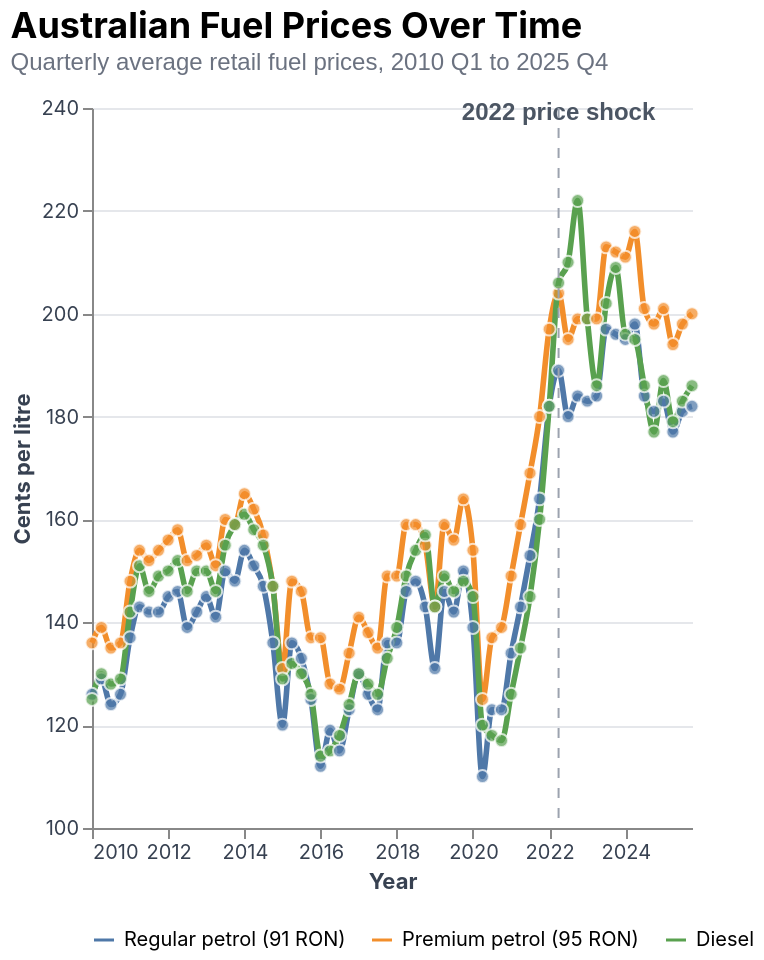

Vega-Lite specification for this chart:
### Vega-Lite specification from a JSON file in a GitHub repository (floating-point values rounded to 4 significant figures)
{"$schema": "https://vega.github.io/schema/vega-lite/v5.json", "title": {"text": "Australian Fuel Prices Over Time", "subtitle": "Quarterly average retail fuel prices, 2010 Q1 to 2025 Q4", "anchor": "start", "fontSize": 18, "subtitleFontSize": 12, "subtitleColor": "#6b7280", "offset": 12}, "data": {"values": [{"Date": "2010-01-01", "Year Quarter": "2010 Q1", "Regular petrol (91 RON)": 126, "Premium petrol (95 RON)": 136, "Diesel": 125}, {"Date": "2010-04-01", "Year Quarter": "2010 Q2", "Regular petrol (91 RON)": 129, "Premium petrol (95 RON)": 139, "Diesel": 130}, {"Date": "2010-07-01", "Year Quarter": "2010 Q3", "Regular petrol (91 RON)": 124, "Premium petrol (95 RON)": 135, "Diesel": 128}, {"Date": "2010-10-01", "Year Quarter": "2010 Q4", "Regular petrol (91 RON)": 126, "Premium petrol (95 RON)": 136, "Diesel": 129}, {"Date": "2011-01-01", "Year Quarter": "2011 Q1", "Regular petrol (91 RON)": 137, "Premium petrol (95 RON)": 148, "Diesel": 142}, {"Date": "2011-04-01", "Year Quarter": "2011 Q2", "Regular petrol (91 RON)": 143, "Premium petrol (95 RON)": 154, "Diesel": 151}, {"Date": "2011-07-01", "Year Quarter": "2011 Q3", "Regular petrol (91 RON)": 142, "Premium petrol (95 RON)": 152, "Diesel": 146}, {"Date": "2011-10-01", "Year Quarter": "2011 Q4", "Regular petrol (91 RON)": 142, "Premium petrol (95 RON)": 154, "Diesel": 149}, {"Date": "2012-01-01", "Year Quarter": "2012 Q1", "Regular petrol (91 RON)": 145, "Premium petrol (95 RON)": 156, "Diesel": 150}, {"Date": "2012-04-01", "Year Quarter": "2012 Q2", "Regular petrol (91 RON)": 146, "Premium petrol (95 RON)": 158, "Diesel": 152}, {"Date": "2012-07-01", "Year Quarter": "2012 Q3", "Regular petrol (91 RON)": 139, "Premium petrol (95 RON)": 152, "Diesel": 146}, {"Date": "2012-10-01", "Year Quarter": "2012 Q4", "Regular petrol (91 RON)": 142, "Premium petrol (95 RON)": 153, "Diesel": 150}, {"Date": "2013-01-01", "Year Quarter": "2013 Q1", "Regular petrol (91 RON)": 145, "Premium petrol (95 RON)": 155, "Diesel": 150}, {"Date": "2013-04-01", "Year Quarter": "2013 Q2", "Regular petrol (91 RON)": 141, "Premium petrol (95 RON)": 151, "Diesel": 146}, {"Date": "2013-07-01", "Year Quarter": "2013 Q3", "Regular petrol (91 RON)": 150, "Premium petrol (95 RON)": 160, "Diesel": 155}, {"Date": "2013-10-01", "Year Quarter": "2013 Q4", "Regular petrol (91 RON)": 148, "Premium petrol (95 RON)": 159, "Diesel": 159}, {"Date": "2014-01-01", "Year Quarter": "2014 Q1", "Regular petrol (91 RON)": 154, "Premium petrol (95 RON)": 165, "Diesel": 161}, {"Date": "2014-04-01", "Year Quarter": "2014 Q2", "Regular petrol (91 RON)": 151, "Premium petrol (95 RON)": 162, "Diesel": 158}, {"Date": "2014-07-01", "Year Quarter": "2014 Q3", "Regular petrol (91 RON)": 147, "Premium petrol (95 RON)": 157, "Diesel": 155}, {"Date": "2014-10-01", "Year Quarter": "2014 Q4", "Regular petrol (91 RON)": 136, "Premium petrol (95 RON)": 147, "Diesel": 147}, {"Date": "2015-01-01", "Year Quarter": "2015 Q1", "Regular petrol (91 RON)": 120, "Premium petrol (95 RON)": 131, "Diesel": 129}, {"Date": "2015-04-01", "Year Quarter": "2015 Q2", "Regular petrol (91 RON)": 136, "Premium petrol (95 RON)": 148, "Diesel": 132}, {"Date": "2015-07-01", "Year Quarter": "2015 Q3", "Regular petrol (91 RON)": 133, "Premium petrol (95 RON)": 146, "Diesel": 130}, {"Date": "2015-10-01", "Year Quarter": "2015 Q4", "Regular petrol (91 RON)": 125, "Premium petrol (95 RON)": 137, "Diesel": 126}, {"Date": "2016-01-01", "Year Quarter": "2016 Q1", "Regular petrol (91 RON)": 112, "Premium petrol (95 RON)": 137, "Diesel": 114}, {"Date": "2016-04-01", "Year Quarter": "2016 Q2", "Regular petrol (91 RON)": 119, "Premium petrol (95 RON)": 128, "Diesel": 115}, {"Date": "2016-07-01", "Year Quarter": "2016 Q3", "Regular petrol (91 RON)": 115, "Premium petrol (95 RON)": 127, "Diesel": 118}, {"Date": "2016-10-01", "Year Quarter": "2016 Q4", "Regular petrol (91 RON)": 123, "Premium petrol (95 RON)": 134, "Diesel": 124}, {"Date": "2017-01-01", "Year Quarter": "2017 Q1", "Regular petrol (91 RON)": 130, "Premium petrol (95 RON)": 141, "Diesel": 130}, {"Date": "2017-04-01", "Year Quarter": "2017 Q2", "Regular petrol (91 RON)": 126, "Premium petrol (95 RON)": 138, "Diesel": 128}, {"Date": "2017-07-01", "Year Quarter": "2017 Q3", "Regular petrol (91 RON)": 123, "Premium petrol (95 RON)": 135, "Diesel": 126}, {"Date": "2017-10-01", "Year Quarter": "2017 Q4", "Regular petrol (91 RON)": 136, "Premium petrol (95 RON)": 149, "Diesel": 133}, {"Date": "2018-01-01", "Year Quarter": "2018 Q1", "Regular petrol (91 RON)": 136, "Premium petrol (95 RON)": 149, "Diesel": 139}, {"Date": "2018-04-01", "Year Quarter": "2018 Q2", "Regular petrol (91 RON)": 146, "Premium petrol (95 RON)": 159, "Diesel": 149}, {"Date": "2018-07-01", "Year Quarter": "2018 Q3", "Regular petrol (91 RON)": 148, "Premium petrol (95 RON)": 159, "Diesel": 154}, {"Date": "2018-10-01", "Year Quarter": "2018 Q4", "Regular petrol (91 RON)": 143, "Premium petrol (95 RON)": 155, "Diesel": 157}, {"Date": "2019-01-01", "Year Quarter": "2019 Q1", "Regular petrol (91 RON)": 131, "Premium petrol (95 RON)": 143, "Diesel": 143}, {"Date": "2019-04-01", "Year Quarter": "2019 Q2", "Regular petrol (91 RON)": 146, "Premium petrol (95 RON)": 159, "Diesel": 149}, {"Date": "2019-07-01", "Year Quarter": "2019 Q3", "Regular petrol (91 RON)": 142, "Premium petrol (95 RON)": 156, "Diesel": 146}, {"Date": "2019-10-01", "Year Quarter": "2019 Q4", "Regular petrol (91 RON)": 150, "Premium petrol (95 RON)": 164, "Diesel": 148}, {"Date": "2020-01-01", "Year Quarter": "2020 Q1", "Regular petrol (91 RON)": 139, "Premium petrol (95 RON)": 154, "Diesel": 145}, {"Date": "2020-04-01", "Year Quarter": "2020 Q2", "Regular petrol (91 RON)": 110, "Premium petrol (95 RON)": 125, "Diesel": 120}, {"Date": "2020-07-01", "Year Quarter": "2020 Q3", "Regular petrol (91 RON)": 123, "Premium petrol (95 RON)": 137, "Diesel": 118}, {"Date": "2020-10-01", "Year Quarter": "2020 Q4", "Regular petrol (91 RON)": 123, "Premium petrol (95 RON)": 139, "Diesel": 117}, {"Date": "2021-01-01", "Year Quarter": "2021 Q1", "Regular petrol (91 RON)": 134, "Premium petrol (95 RON)": 149, "Diesel": 126}, {"Date": "2021-04-01", "Year Quarter": "2021 Q2", "Regular petrol (91 RON)": 143, "Premium petrol (95 RON)": 159, "Diesel": 135}, {"Date": "2021-07-01", "Year Quarter": "2021 Q3", "Regular petrol (91 RON)": 153, "Premium petrol (95 RON)": 169, "Diesel": 145}, {"Date": "2021-10-01", "Year Quarter": "2021 Q4", "Regular petrol (91 RON)": 164, "Premium petrol (95 RON)": 180, "Diesel": 160}, {"Date": "2022-01-01", "Year Quarter": "2022 Q1", "Regular petrol (91 RON)": 182, "Premium petrol (95 RON)": 197, "Diesel": 182}, {"Date": "2022-04-01", "Year Quarter": "2022 Q2", "Regular petrol (91 RON)": 189, "Premium petrol (95 RON)": 204, "Diesel": 206}, {"Date": "2022-07-01", "Year Quarter": "2022 Q3", "Regular petrol (91 RON)": 180, "Premium petrol (95 RON)": 195, "Diesel": 210}, {"Date": "2022-10-01", "Year Quarter": "2022 Q4", "Regular petrol (91 RON)": 184, "Premium petrol (95 RON)": 199, "Diesel": 222}, {"Date": "2023-01-01", "Year Quarter": "2023 Q1", "Regular petrol (91 RON)": 183, "Premium petrol (95 RON)": 199, "Diesel": 199}, {"Date": "2023-04-01", "Year Quarter": "2023 Q2", "Regular petrol (91 RON)": 184, "Premium petrol (95 RON)": 199, "Diesel": 186}, {"Date": "2023-07-01", "Year Quarter": "2023 Q3", "Regular petrol (91 RON)": 197, "Premium petrol (95 RON)": 213, "Diesel": 202}, {"Date": "2023-10-01", "Year Quarter": "2023 Q4", "Regular petrol (91 RON)": 196, "Premium petrol (95 RON)": 212, "Diesel": 209}, {"Date": "2024-01-01", "Year Quarter": "2024 Q1", "Regular petrol (91 RON)": 195, "Premium petrol (95 RON)": 211, "Diesel": 196}, {"Date": "2024-04-01", "Year Quarter": "2024 Q2", "Regular petrol (91 RON)": 198, "Premium petrol (95 RON)": 216, "Diesel": 195}, {"Date": "2024-07-01", "Year Quarter": "2024 Q3", "Regular petrol (91 RON)": 184, "Premium petrol (95 RON)": 201, "Diesel": 186}, {"Date": "2024-10-01", "Year Quarter": "2024 Q4", "Regular petrol (91 RON)": 181, "Premium petrol (95 RON)": 198, "Diesel": 177}, {"Date": "2025-01-01", "Year Quarter": "2025 Q1", "Regular petrol (91 RON)": 183, "Premium petrol (95 RON)": 201, "Diesel": 187}, {"Date": "2025-04-01", "Year Quarter": "2025 Q2", "Regular petrol (91 RON)": 177, "Premium petrol (95 RON)": 194, "Diesel": 179}, {"Date": "2025-07-01", "Year Quarter": "2025 Q3", "Regular petrol (91 RON)": 181, "Premium petrol (95 RON)": 198, "Diesel": 183}, {"Date": "2025-10-01", "Year Quarter": "2025 Q4", "Regular petrol (91 RON)": 182, "Premium petrol (95 RON)": 200, "Diesel": 186}]}, "width": "container", "height": 360, "layer": [{"transform": [{"fold": ["Regular petrol (91 RON)", "Premium petrol (95 RON)", "Diesel"], "as": ["Fuel Type", "Price cpl"]}], "mark": {"type": "line", "interpolate": "monotone", "strokeWidth": 2.8}, "encoding": {"x": {"field": "Date", "type": "temporal", "title": "Year", "axis": {"format": "%Y", "labelAngle": 0, "grid": false}}, "y": {"field": "Price cpl", "type": "quantitative", "title": "Cents per litre", "scale": {"domain": [100, 238]}, "axis": {"gridColor": "#e5e7eb"}}, "color": {"field": "Fuel Type", "type": "nominal", "title": "Fuel type", "scale": {"domain": ["Regular petrol (91 RON)", "Premium petrol (95 RON)", "Diesel"], "range": ["#4f78a8", "#f28e2b", "#59a14f"]}, "legend": {"orient": "bottom", "direction": "horizontal", "title": null}}, "tooltip": [{"field": "Year Quarter", "type": "nominal", "title": "Quarter"}, {"field": "Fuel Type", "type": "nominal", "title": "Fuel"}, {"field": "Price cpl", "type": "quantitative", "title": "Price (c/L)", "format": ".0f"}]}}, {"transform": [{"fold": ["Regular petrol (91 RON)", "Premium petrol (95 RON)", "Diesel"], "as": ["Fuel Type", "Price cpl"]}], "mark": {"type": "point", "filled": true, "size": 42, "opacity": 0.72, "stroke": "white", "strokeWidth": 1}, "encoding": {"x": {"field": "Date", "type": "temporal"}, "y": {"field": "Price cpl", "type": "quantitative"}, "color": {"field": "Fuel Type", "type": "nominal", "legend": null}, "tooltip": [{"field": "Year Quarter", "type": "nominal", "title": "Quarter"}, {"field": "Fuel Type", "type": "nominal", "title": "Fuel"}, {"field": "Price cpl", "type": "quantitative", "title": "Price (c/L)", "format": ".0f"}]}}, {"data": {"values": [{"Date": "2022-04-01", "Price cpl": 235, "Label": "2022 price shock"}]}, "mark": {"type": "text", "align": "center", "baseline": "bottom", "dy": -4, "fontSize": 12, "fontWeight": "bold", "color": "#4b5563"}, "encoding": {"x": {"field": "Date", "type": "temporal"}, "y": {"field": "Price cpl", "type": "quantitative"}, "text": {"field": "Label"}}}, {"data": {"values": [{"Date": "2022-04-01"}]}, "mark": {"type": "rule", "strokeDash": [5, 5], "color": "#9ca3af"}, "encoding": {"x": {"field": "Date", "type": "temporal"}}}], "config": {"background": "#ffffff", "view": {"stroke": null}, "axis": {"labelFont": "Inter, Arial, sans-serif", "titleFont": "Inter, Arial, sans-serif", "labelColor": "#374151", "titleColor": "#374151"}, "legend": {"labelFont": "Inter, Arial, sans-serif"}, "title": {"font": "Inter, Arial, sans-serif"}}}
